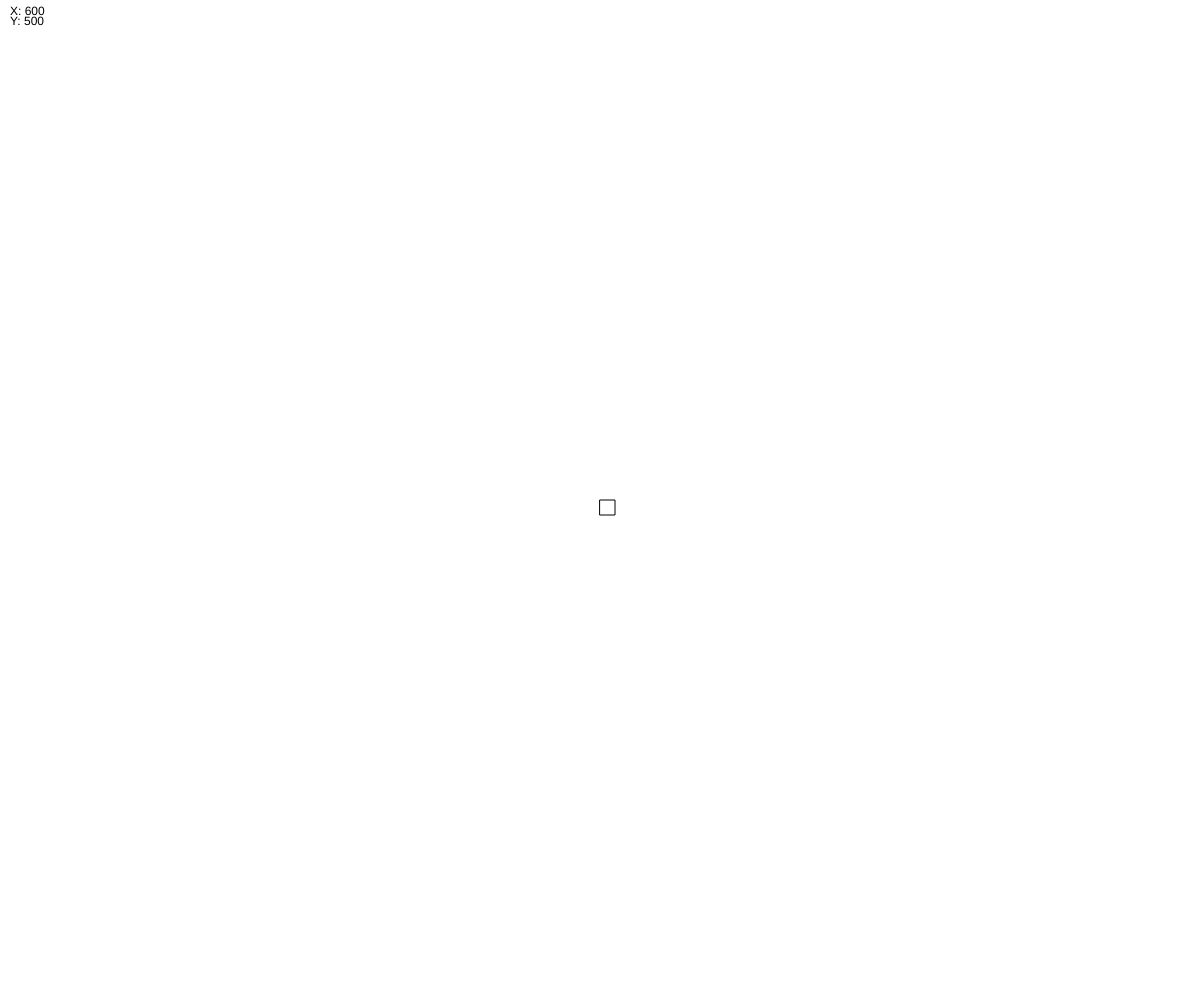
Frame 1 (no input)
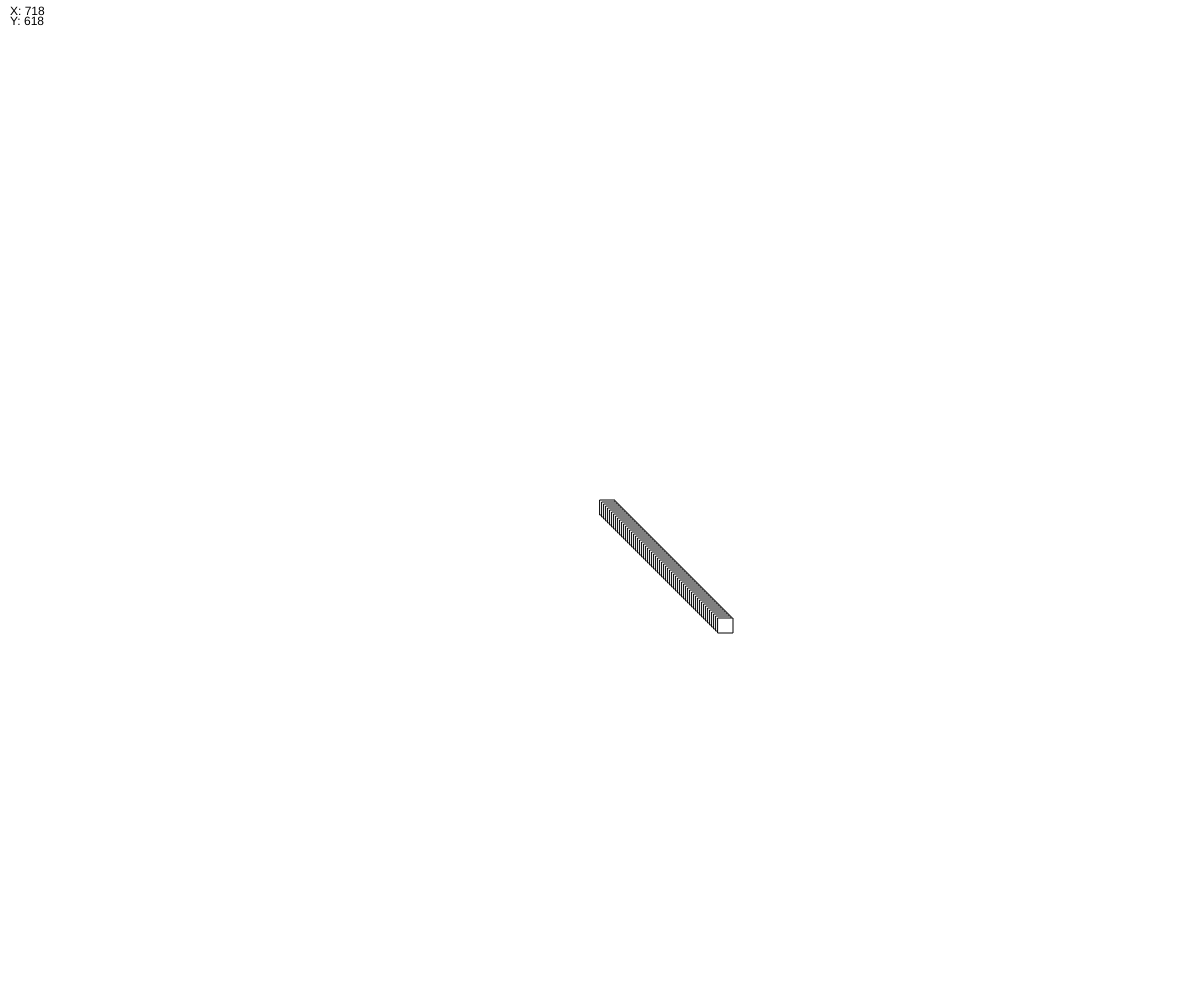
Frame 60 (no input)
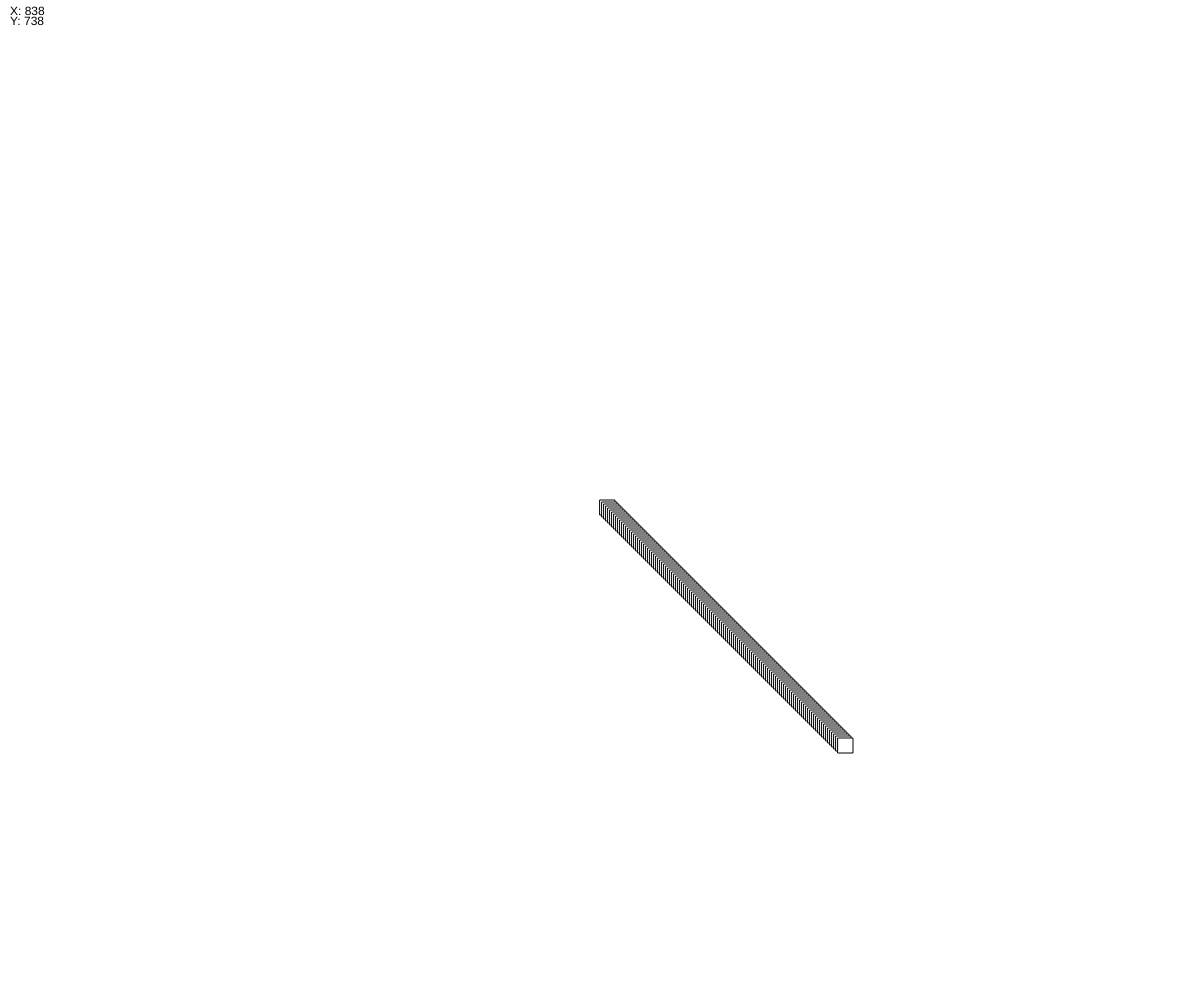
Frame 120 (the mouse pressed at the canvas centre since frame 60)

The p5.js sketch that drew these frames (run headless with seeded random() and noise() and a simulated clock; from frame 60 on, the mouse is pressed at the canvas centre):

// p5.js sketch
// ── sketch.js

// Super Square!
// Austin Moore
// March 4th 2019
//
// Extra for Experts:
// - Integrated mouse wheel input into code
// - Used updating text to update present values
// - Sketch works when users resize their window and refresh
// - Used the Sin function to create wave-like patterns of movement

//Canvas setup and centering of the rectangle
function setup() {
  createCanvas(windowWidth, windowHeight);
  background(255);
  xPosition = width/2;
  yPosition = height/2;
  angleMode(RADIANS);
}

//Variable definitions
let rectColourR = 255;
let rectColourG = 255;
let rectColourB = 255;

let xPosition;
let yPosition;
let xVelocity = 2;
let yVelocity = 2;

let rectWidth = 15;
let rectHeight = 15;

let modeInsanity = false;
let modeRainbow = false;
let modeFirework = false;

let rectMaxSize = 200;
let rectMinSize = 5;
let rectMaxSpeed = 40;
let rectMinSpeed = -40;

let xVelocityIncreasing = false;
let yVelocityIncreasing = false;
let xVelocityDecreasing = false;
let yVelocityDecreasing = false;

let xRectWaveCounter = 1;
let yRectWaveCounter = 1;
let xRectBaseCounter = 1;
let yRectBaseCounter = 1;

//Main drawloop containing the main functions
function draw() {
  drawRectangle();
  bounceAround();
  rainbowMode();
  fireworkMode();
  speedChange();
  insanityMode();
  valueStatus();
  moveRectangle();
}

/*Function containing all of the changes that key inputs have on the rectangle

R = Changes the rectangle colour to red
G = Changes the rectangle colour to green
B = Changes the rectangle colour to blue

SPACEBAR = Enables Rainbow Mode
I = Enables Insanity Mode
F = Enables Firework Mode

C = Clears the canvas
N = Sets the rectangle back to "Normal" (starting values)

W = Decreases rectangle height
S = Increases rectangle height
A = Decreases rectangle width
D = Increases rectangle width

LEFT ARROW = Decreases X velocity of rectangle
RIGHT ARROW = Increases X velocity of rectangle
DOWN ARROW = Decreases Y velocity of rectangle
UP ARROW =  Increases Y velocity of rectangle
*/
function keyPressed() {
  if (key === "r" || key === "R") {
    rectColourR = 255;
    rectColourG = 0;
    rectColourB = 0;
    modeRainbow = false;
  }
  else if (key === "g" || key === "G") {
    rectColourR = 0;
    rectColourG = 255;
    rectColourB = 0;
    modeRainbow = false;
  }
  else if (key === "b" || key === "B") {
    rectColourR = 0;
    rectColourG = 0;
    rectColourB = 255;
    modeRainbow = false;
  }
  if (key === " ") {
    modeRainbow = true;
  }
  if (key === "i" || key === "I"){
    modeInsanity = true;
  }
  if (key === "c" || key === "C") {
    background(255);
  }
  if (key === "n" || key === "N") {
    modeFirework = false;
    modeInsanity = false; 
    modeRainbow = false;
    rectColourR = 255;
    rectColourG = 255;
    rectColourB = 255;
    xVelocity = 2;
    yVelocity = 2;
  }
  if (key === "f" || key === "F") {
    modeFirework = true;
  }
  if ((key === "w" || key === "W") && rectHeight > rectMinSize) {
    rectHeight -= 5;
  }
  if ((key === "s" || key === "S") && rectHeight < rectMaxSize) {
    rectHeight += 5;
  }
  if ((key === "a" || key === "A") && rectWidth > rectMinSize) {
    rectWidth -= 5;
  }
  if ((key === "d" || key === "D") && rectWidth < rectMaxSize) {
    rectWidth += 5;
  }
  if (keyCode === LEFT_ARROW) {
    xVelocityDecreasing = true;
  }
  if (keyCode === RIGHT_ARROW) {
    xVelocityIncreasing = true;
  }
  if (keyCode === DOWN_ARROW) {
    yVelocityDecreasing = true;
  }
  if (keyCode === UP_ARROW) {
    yVelocityIncreasing = true;
  }
}

//Function that allows the mouse wheel to assign a random colour to the rectangle
function mouseWheel(event) {
  rectColourR = random(0, 255);
  rectColourG = random(0, 255);
  rectColourB = random(0, 255);
  modeRainbow = false;
}

//Function that allows the arrow keys to increase the speed when held then let go
function keyReleased() {
  xVelocityIncreasing = false;
  yVelocityIncreasing = false;
  xVelocityDecreasing = false;
  yVelocityDecreasing = false;
}

//Function that changes moves and colours the rectangle
function drawRectangle() {
  stroke(0);
  fill(rectColourR, rectColourG, rectColourB);
  rect(xPosition, yPosition, rectWidth, rectHeight);
}

//Function that allows the rectangle to bounce around the canvas
function bounceAround() {
  if (xPosition >= width - rectWidth) {
    xVelocity *= -1;
    xPosition = width - rectWidth;
  }
  if (xPosition <= 0) {
    xVelocity *= -1;
    xPosition = 0;
  }
  if (yPosition >= height - rectHeight) {
    yVelocity *= -1;
    yPosition = height - rectHeight;
  }
  if (yPosition <= 0) {
    yVelocity *= -1;
    yPosition = 0;
  }
}

//Function that causes the rectangle to rapidly change to random colours
function rainbowMode() {
  if (modeRainbow === true) {
    rectColourR = random(0, 255);
    rectColourG = random(0, 255);
    rectColourB = random(0, 255);
  }
}

// Function that causes the rectangle to make a waving pattern as it travels (somewhat)
function fireworkMode() {
  if (modeFirework === true) {
    xRectWaveCounter = 4 * sin(xRectBaseCounter);
    yRectWaveCounter = 4 * sin(yRectBaseCounter);
    xRectBaseCounter ++;
    yRectBaseCounter ++;
    if (xVelocity < 0) {
      xVelocity = xVelocity+ xRectWaveCounter;
    } 
    else {
      xVelocity = xVelocity+ xRectWaveCounter;
    }
    if (yVelocity < 0) {
      yVelocity = yVelocity- yRectWaveCounter;
    } 
    else {
      yVelocity = yVelocity- yRectWaveCounter;
    }
  }
}

//Function that allows the speed of the rectangle to be altered from the velocity of each axis
function speedChange() {
  if (xVelocityDecreasing) {
    xVelocity *= 0.9;
    xVelocity = constrain(xVelocity, rectMinSpeed, rectMaxSpeed);
  }
  if (xVelocityIncreasing) {
    xVelocity *= 1.1;
    xVelocity = constrain(xVelocity, rectMinSpeed, rectMaxSpeed);
  }
  if (yVelocityIncreasing) {
    yVelocity *= 1.1;
    yVelocity = constrain(yVelocity, rectMinSpeed, rectMaxSpeed);
  }
  if (yVelocityDecreasing) {
    yVelocity *= 0.9;
    yVelocity = constrain(yVelocity, rectMinSpeed, rectMaxSpeed);
  }
}

//Function that causes the rectangle to wander around the canvas in somewhat random patterns
function insanityMode() {
  if(modeInsanity === true){
    xVelocity = xVelocity + sin(yPosition%360);
    yVelocity = yVelocity + sin(xPosition%360);
    xVelocity *= 0.9;
    xVelocity = constrain(xVelocity, rectMinSpeed, rectMaxSpeed);
    yVelocity *= 0.9;
    yVelocity = constrain(yVelocity, rectMinSpeed, rectMaxSpeed);
  }
}

//Function that updates the X & Y speed in the console and 
function valueStatus() {
  console.log(yVelocity);
  console.log(xVelocity);
  fill(255);
  noStroke();
  rect(0, 0, 55, 30);
  fill(0);
  text("X: " + round(xPosition), 10, 15);
  text("Y: " + round(yPosition), 10, 25);
}

//Function that changes the position of the rectangle at the end of the draw loop
function moveRectangle() {
  xPosition += xVelocity;
  yPosition += yVelocity;
}
